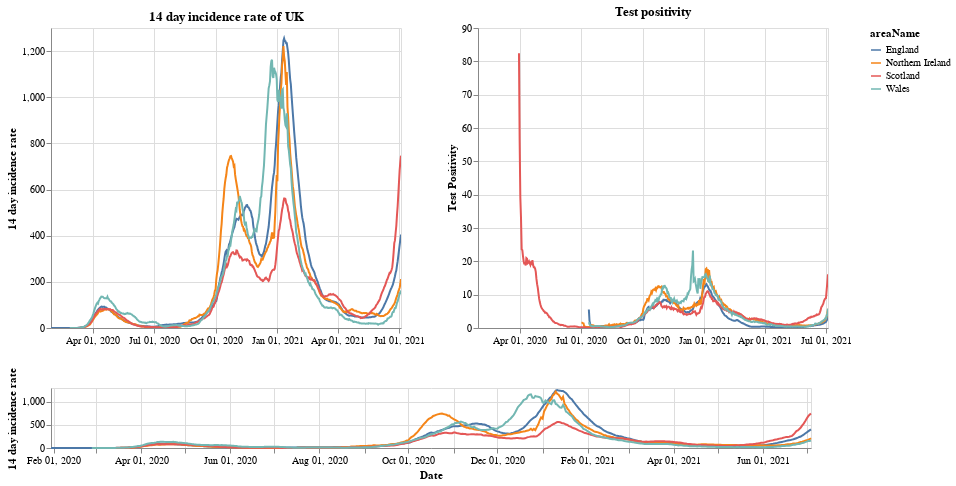

Source (notebook cell):
### Markdown cell above
# Plots

First a plot with each country in the UK. The top right shows the positivity rate for (which is the percentage of registered tests which were positive) while the top left is the 14 day incidence rate. The bottom chart can be used to select the timeframe (does not work on a mobile device).

### Code cell
#collapse
brush = alt.selection(type='interval', name='DateBrush',encodings=['x'],fields=['Time'])
leg_selection = alt.selection_multi(fields=['areaName'], bind='legend')

base = alt.Chart(uk_cases).mark_line().encode(
    x=alt.X("yearmonthdate(date):T", axis=alt.Axis(title='Date')),
    y=alt.Y("twoWeeklyCasesRate:Q", axis=alt.Axis(title='14 day incidence rate')),
    tooltip=['areaName', 'date','twoWeeklyCasesRate', 'testPositivity'],
    color='areaName',
    opacity=alt.condition(leg_selection, alt.value(2), alt.value(0.1))
).add_selection(leg_selection).properties(width=350)

upper = base.encode(alt.X('yearmonthdate(date):T', axis=alt.Axis(title=''),
                         scale=alt.Scale(domain=brush))
                   ).properties(title=f'14 day incidence rate of UK')
upper_right = upper.encode(alt.Y('testPositivity:Q', axis=alt.Axis(title='Test Positivity'))).properties(title='Test positivity')
lower = base.properties(height=60, width = 760).add_selection(brush)

(upper | upper_right) & lower

### Figure 1 — Vega-Lite specification as saved in the notebook (floating-point values rounded to 4 significant figures; data arrays with more than 128 entries replaced by an {"elided": "..."} marker saying what was removed)
{"config": {"view": {"continuousWidth": 400, "continuousHeight": 300}}, "vconcat": [{"hconcat": [{"mark": "line", "encoding": {"color": {"type": "nominal", "field": "areaName"}, "opacity": {"condition": {"value": 2, "selection": "selector001"}, "value": 0.1}, "tooltip": [{"type": "nominal", "field": "areaName"}, {"type": "temporal", "field": "date"}, {"type": "quantitative", "field": "twoWeeklyCasesRate"}, {"type": "quantitative", "field": "testPositivity"}], "x": {"type": "temporal", "axis": {"title": ""}, "field": "date", "scale": {"domain": {"selection": "DateBrush"}}, "timeUnit": "yearmonthdate"}, "y": {"type": "quantitative", "axis": {"title": "14 day incidence rate"}, "field": "twoWeeklyCasesRate"}}, "selection": {"selector001": {"type": "multi", "fields": ["areaName"], "bind": "legend"}}, "title": "14 day incidence rate of UK", "width": 350}, {"mark": "line", "encoding": {"color": {"type": "nominal", "field": "areaName"}, "opacity": {"condition": {"value": 2, "selection": "selector001"}, "value": 0.1}, "tooltip": [{"type": "nominal", "field": "areaName"}, {"type": "temporal", "field": "date"}, {"type": "quantitative", "field": "twoWeeklyCasesRate"}, {"type": "quantitative", "field": "testPositivity"}], "x": {"type": "temporal", "axis": {"title": ""}, "field": "date", "scale": {"domain": {"selection": "DateBrush"}}, "timeUnit": "yearmonthdate"}, "y": {"type": "quantitative", "axis": {"title": "Test Positivity"}, "field": "testPositivity"}}, "selection": {"selector001": {"type": "multi", "fields": ["areaName"], "bind": "legend"}}, "title": "Test positivity", "width": 350}]}, {"mark": "line", "encoding": {"color": {"type": "nominal", "field": "areaName"}, "opacity": {"condition": {"value": 2, "selection": "selector001"}, "value": 0.1}, "tooltip": [{"type": "nominal", "field": "areaName"}, {"type": "temporal", "field": "date"}, {"type": "quantitative", "field": "twoWeeklyCasesRate"}, {"type": "quantitative", "field": "testPositivity"}], "x": {"type": "temporal", "axis": {"title": "Date"}, "field": "date", "timeUnit": "yearmonthdate"}, "y": {"type": "quantitative", "axis": {"title": "14 day incidence rate"}, "field": "twoWeeklyCasesRate"}}, "height": 60, "selection": {"selector001": {"type": "multi", "fields": ["areaName"], "bind": "legend"}, "DateBrush": {"type": "interval", "encodings": ["x"], "fields": ["Time"]}}, "width": 760}], "data": {"name": "data-f9eec852a471175bff73041a3d3f3fa5"}, "$schema": "https://vega.github.io/schema/vega-lite/v4.8.1.json", "datasets": {"data-f9eec852a471175bff73041a3d3f3fa5": {"elided": "1996 records"}}}
